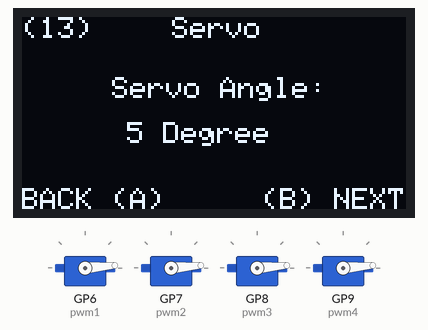
Simulated run of this program. Board: Raspberry Pi Pico running CircuitPython. On the bench: 128×64 one-colour display, 4 × servo.

Above: at 0.31 s.
At 4.83 s:
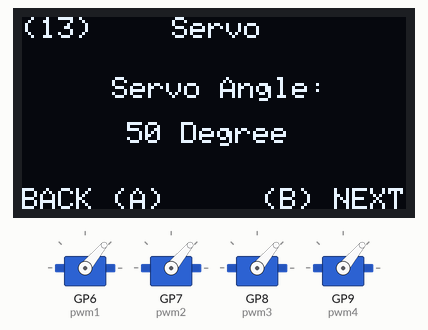
At 9.84 s:
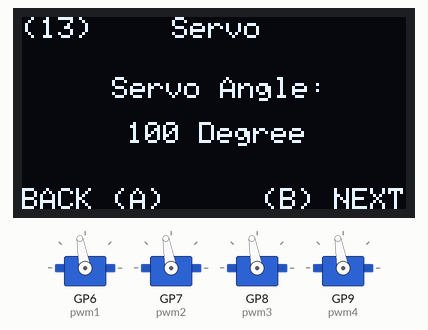
At 19.89 s:
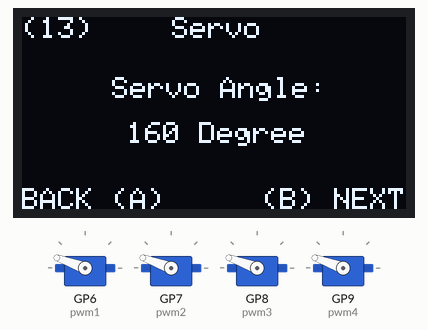
At 29.43 s:
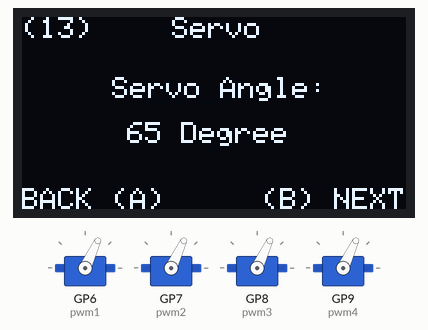
At 39.46 s:
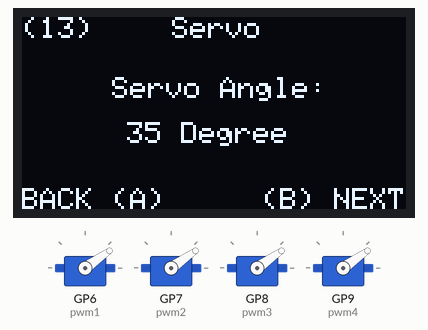
Timing chart, 0 to 40.0 s (numbered marks = the images above):
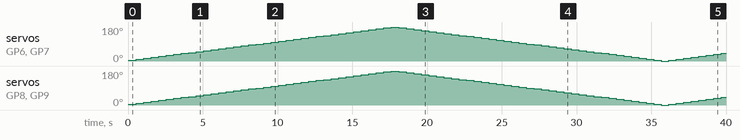

The program:

edu_servo.py
```python
import board
import busio
import adafruit_ssd1306
import time
import pwmio
from adafruit_motor import servo, motor

def init_oled():
    # Define the i2c GPIOs on SCL=GP5 and SDA=GP4
    global i2c
    i2c = busio.I2C(board.GP5, board.GP4)

    # Define the OLED display using the above pins
    global oled
    oled = adafruit_ssd1306.SSD1306_I2C(128, 64, i2c)

def deinit_oled():
    #Clear the OLED display
    oled.fill(0)
    oled.show()
    print("deinit I2C")
    i2c.deinit()

def init_module():
    # Initialize servos on pin GP6, GP7, GP8, GP9
    # create a PWMOut object on the control pin.
    global pwm1, pwm2, pwm3, pwm4
    pwm1 = pwmio.PWMOut(board.GP6, duty_cycle=0, frequency=50)
    pwm2 = pwmio.PWMOut(board.GP7, duty_cycle=0, frequency=50)
    pwm3 = pwmio.PWMOut(board.GP8, duty_cycle=0, frequency=50)
    pwm4 = pwmio.PWMOut(board.GP9, duty_cycle=0, frequency=50)

    # You might need to calibrate the min_pulse (pulse at 0 degrees) and max_pulse (pulse at 180 degrees) to get an accurate servo angle.
    # The pulse range is 750 - 2250 by default (if not defined).
    # Initialize Servo objects.
    global servo1, servo2, servo3, servo4
    servo1 = servo.Servo(pwm1, min_pulse=750, max_pulse=2250)
    servo2 = servo.Servo(pwm2, min_pulse=750, max_pulse=2250)
    servo3 = servo.Servo(pwm3, min_pulse=750, max_pulse=2250)
    servo4 = servo.Servo(pwm4, min_pulse=750, max_pulse=2250)

    global angle
    angle = 0

    global interval
    interval = time.monotonic()

def run_module(duration, oled):
    global interval
    global angle
    global add_angle

    if time.monotonic() > interval:
        interval = time.monotonic() + duration
        #Clear the OLED display
        oled.fill(0)

        #Write the data: ('text', x , y, pixel colour)
        #Pixel colour: 0 = false, 1 = true
        oled.text('Servo', 50, 0, 1)

        # Condition to add angle
        if angle <= 0:
            add_angle = True
        if angle >= 180:
            add_angle = False

        # Add angle increment or decrement
        if add_angle:
            angle += 5
        else:
            angle -= 5

        # Update servo angles.
        servo1.angle = servo2.angle = servo3.angle = servo4.angle = angle

        oled.text("Servo Angle:", 30, 20, 1)
        oled.text("{:.0f} Degree".format(angle), 35, 35, 1)

        oled.text('(13)', 0, 0, 1)

        oled.text('BACK (A)', 0, 57, 1)
        oled.text('(B) NEXT', 80, 57, 1)

        #Show the written data
        oled.show()

def deinit_module():
    pwm1.deinit()
    pwm2.deinit()
    pwm3.deinit()
    pwm4.deinit()

if __name__ == "__main__":
    try:
        init_oled()
        init_module()
        while True:
            run_module(0.5, oled)
    finally:
        deinit_module()
        deinit_oled()      
```

Measured:
- by itself, servo on GP6 (pwm1), servo on GP7 (pwm2), servo on GP8 (pwm3), servo on GP9 (pwm4): 5° → 10° at 0.54 s, → 15° 0.50 s later, → 20° 0.50 s later, → 25° 0.50 s later, … (79 changes in this stretch)
- what the display in image 0 shows lasts 0.5 s, from 0.1 s to 0.6 s
